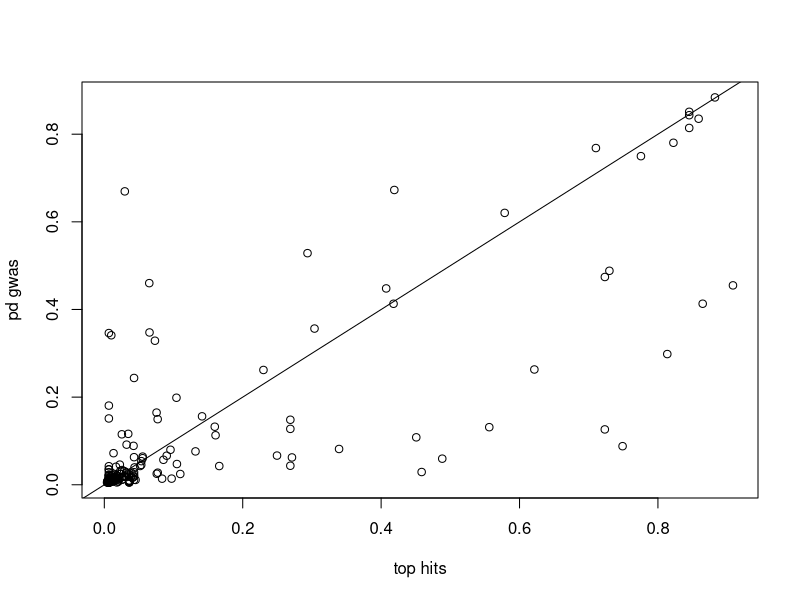

This figure's R source:
setwd("Projects/Sanger_OT_MVA/06_PD_fm/")

library(data.table)
full=fread("nall_l2gs_v1.csv")

th=fread("nalls_l2g_predictions_270423.csv")

table(full$gene_id%in%th$gene_id)

ind=which(full$gene_id%in%th$gene_id)

full=full[ind,]
full=full[!(is.na(full$y_proba_full_model)),]

ind=match(full$gene_id,th$gene_id)
th=th[ind,]
table(th$gene_id==full$gene_id)

table(is.na(full$y_proba_full_model))

plot(y=full$y_proba_full_model,x=th$y_proba,xlab="top hits",ylab="pd gwas")
abline(b=1,a=0)

cor(full$y_proba_full_model,th$y_proba)
summary(lm(full$y_proba_full_model~th$y_proba))

table(full$y_proba_full_model>0.5)
table(th$y_proba>0.5)
